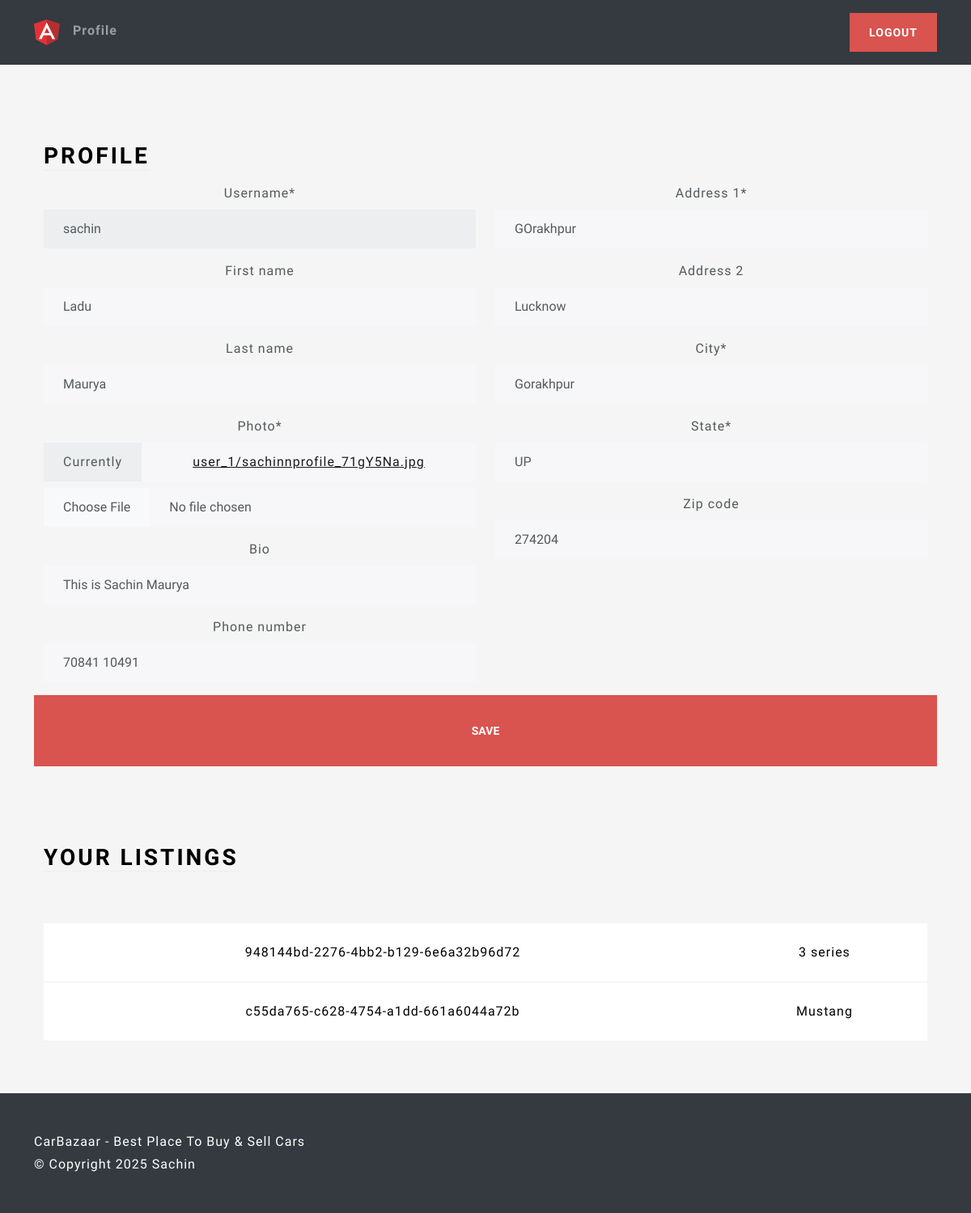
The page /profile/ (signed in) on the database as committed earlier.
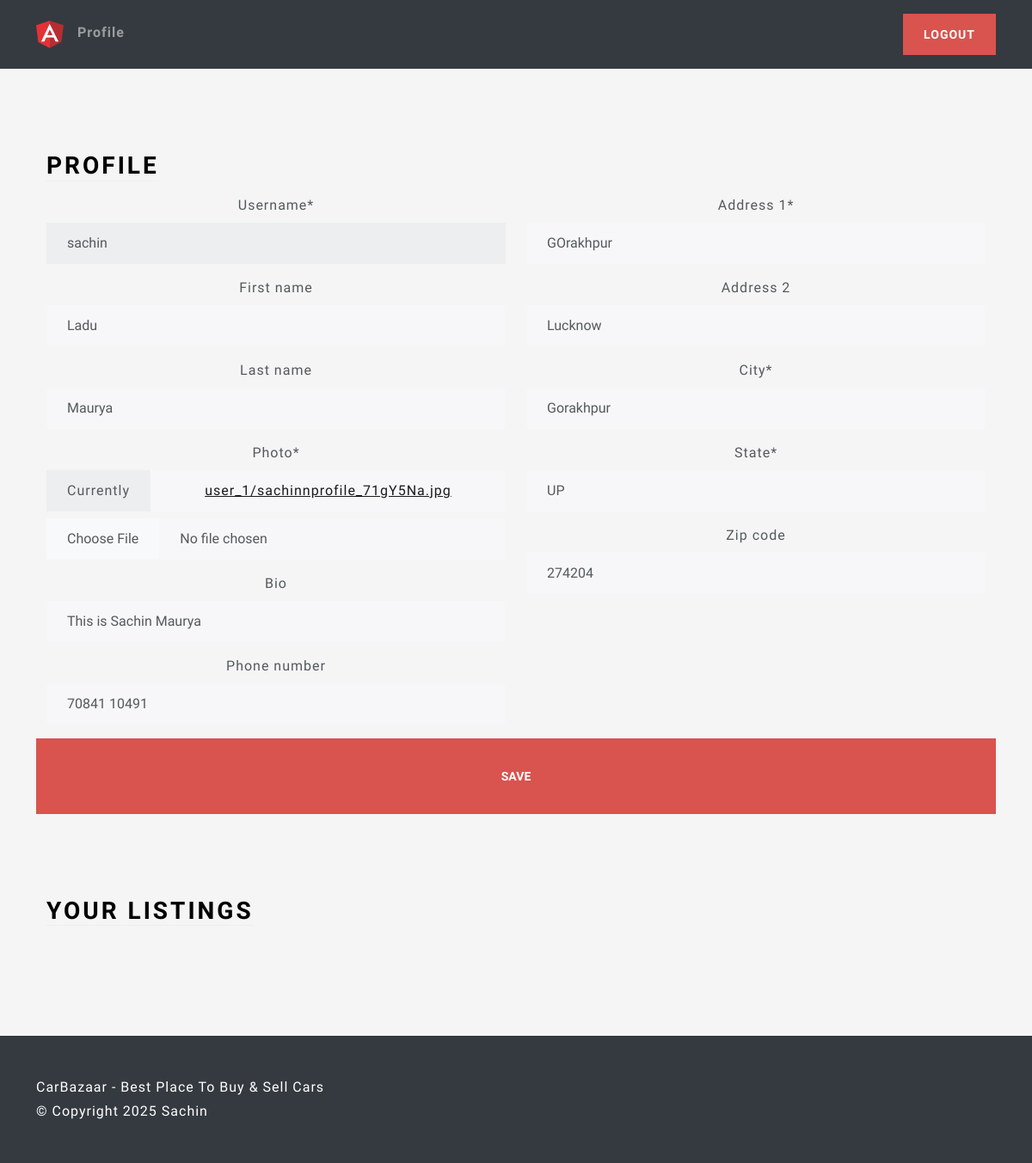
The same page on the database as committed later.
### users/models.py (models this page shows, shortened)
class Profile(models.Model):
    user=models.OneToOneField(User, on_delete=models.CASCADE) #models.cascade means when user is deleted then profile is also deleted
    photo=models.ImageField(upload_to=user_directory_path, null=True)
    bio=models.CharField(max_length=200, blank=True)
    phone_number=models.CharField(max_length=12, blank=True)
    location=models.OneToOneField(Location, on_delete=models.SET_NULL, null=True)

class Location(models.Model):
    address_1=models.CharField(max_length=150)
    address_2=models.CharField(max_length=150,blank=True)
    city=models.CharField(max_length=100)
    state=models.CharField(max_length=100 ,default='UP')
    zip_code=models.CharField(max_length=10,blank=True)

### mainapp/models.py (models this page shows, shortened)
class Listing(models.Model):
    id=models.UUIDField(primary_key=True, default=uuid.uuid4,unique=True, editable=False)
    created_at=models.DateTimeField(auto_now_add=True)
    updated_at=models.DateTimeField(auto_now=True)
    seller=models.ForeignKey(Profile, on_delete=models.CASCADE) #when profile get deleted, all listings will be deleted
    brands=models.CharField(max_length=30,choices=CAR_BRANDS,default=None)
    model=models.CharField(max_length=100)
    plateNumber=models.CharField(max_length=10)
    mileage=models.IntegerField(default=0)
    color=models.CharField(max_length=30,default='white')
    description=models.TextField()
    engine=models.CharField(max_length=30)
    transmission=models.CharField(max_length=30,choices=TRANSMISSION,default=None)
    location=models.OneToOneField(Location,on_delete=models.SET_NULL,null=True)
    image=models.ImageField(upload_to=user_listing_path)

### users/views.py (the view, shortened to what this page needs)
# urls.py: path('profile/',ProfileView.as_view(),name='profile'),
@method_decorator(login_required,name='dispatch')
class ProfileView(View):
    def get(self,request):
        user_listing=Listing.objects.filter(seller=request.user.profile)
        user_form=UserForm(instance=request.user)
        profile_form=ProfileForm(instance=request.user.profile)
        location_form=LocationForm(instance=request.user.profile.location)
        return render(request,'views/profile.html',{'user_form':user_form,'profile_form':profile_form,'location_form':location_form,'user_listing':user_listing})

### users/forms.py
class UserForm(forms.ModelForm):
    username=forms.CharField(disabled=True)
    class Meta:
        model=User
        fields=('username','first_name','last_name')

class ProfileForm(forms.ModelForm):
    class Meta:
        model=Profile
        fields=('photo','bio','phone_number')

### users/templates/views/profile.html (shortened to what this page needs)
{% extends "base/base.html" %}
{% load static %}
{% load crispy_forms_tags %}
{% block 'body' %}
<div class="container-fluid text-center py-5">
    <div class="container px-4 py-5" id="hanging-icons">
        <div class="row g-4">
            <div class="col d-flex align-items-start">
                <div>
                    <h2 class="mb-3 border-bottom" style="color: black">Profile</h2>
                </div>
            </div>
        </div>
        <form action="" method="post" enctype="multipart/form-data">
            <div class="row">
                <div class="col-6">
                    {{ user_form|crispy }}
                    {{ profile_form|crispy }}
                </div>
                <div class="col-6">
                    {{ location_form|crispy }}
                </div>
                <br>
                <button class="btn btn-lg btn-danger" type="submit" value="Submit">Save</button>
            </div>
        </form>
    </div>
    <div class="container px-4">
        <div class="row g-4 py-5">
            <div class="col d-flex align-items-start">
                <div>
                    <h2 class="mb-3 border-bottom" style="color: black">Your Listings</h2>
                </div>
            </div>
        </div>
        <table class="table table-hover">
            <tbody>
                {% for listing in user_listing %}
                <tr>
                    <td>{{listing.id}}</td>
                    <td>{{listing.model}}</td>
                </tr>
                {% endfor %}
            </tbody>
        </table>
    </div>
</div>
{% endblock %}

### mainapp/templates/base/base.html (shortened to what this page needs)
{% load static %}
<!DOCTYPE html>
<html lang="en" class="h-100">
<head>
    <link href="{% static 'css/bootstrap.min.css' %}" rel="stylesheet">
    <link href="{% static 'css/style.css' %}" rel="stylesheet">
</head>
<body>
    {% block 'header' %}
    <header class="p-3 bg-dark text-white w-100 nav-masthead">
        <div class="container">
            <div class="d-flex flex-wrap align-items-center justify-content-center justify-content-lg-start">
                <a href="{% url 'home' %}"
                    class="d-flex align-items-center mb-2 mb-lg-0 text-white text-decoration-none">
                    <img class="bi me-2" width="32" height="32" src="{% static 'images/logo.png' %}"
                        aria-label="Bootstrap">
                </a>
                {% if request.user.is_authenticated %}
                <ul class="nav col-12 col-lg-auto me-lg-auto mb-2 justify-content-center mb-md-0">
                    <li>
                        <a href="{%url 'profile' %}"  class="nav-link px-2">Profile</a>
                    </li>
                </ul class="text-end">
                <div>
                    <a href="{% url 'logout' %}" type="button" class="btn btn-danger">Logout</a>
                </div>
                {% endif %}
            </div>
        </div>
    </header>
    {% endblock %}
    {% block 'body'%}
    {% endblock %}
</body>
{% block 'footer' %}
<footer class="footer  text-white bg-dark py-5 ">
    <div class="container">
        <p class="mb-1">CarBazaar - Best Place To Buy & Sell Cars</p>
        <p class="mb-0">© Copyright {% now 'Y' %} Sachin</p>
    </div>
</footer>
{% endblock %}
</html>

### mainapp/static/css/style.css (style rules this page uses)
html, body { height: 100%; }
body { align-items: center; padding-bottom: 40px; background-color: #f5f5f5; }
.h2, h2 { color: white; }
.nav-masthead .nav-link { padding: .25rem 0; font-weight: 700; color: rgba(255, 255, 255, .5); background-color: transparent; border-bottom: .25rem solid transparent; }

Rows that differ between the two databases and show on the page:
removed Listing: id "948144bd-2276-4bb2-b129-6e6a32b96d72", model "3 series"
removed Listing: id "c55da765-c628-4754-a1dd-661a6044a72b", model "Mustang"
